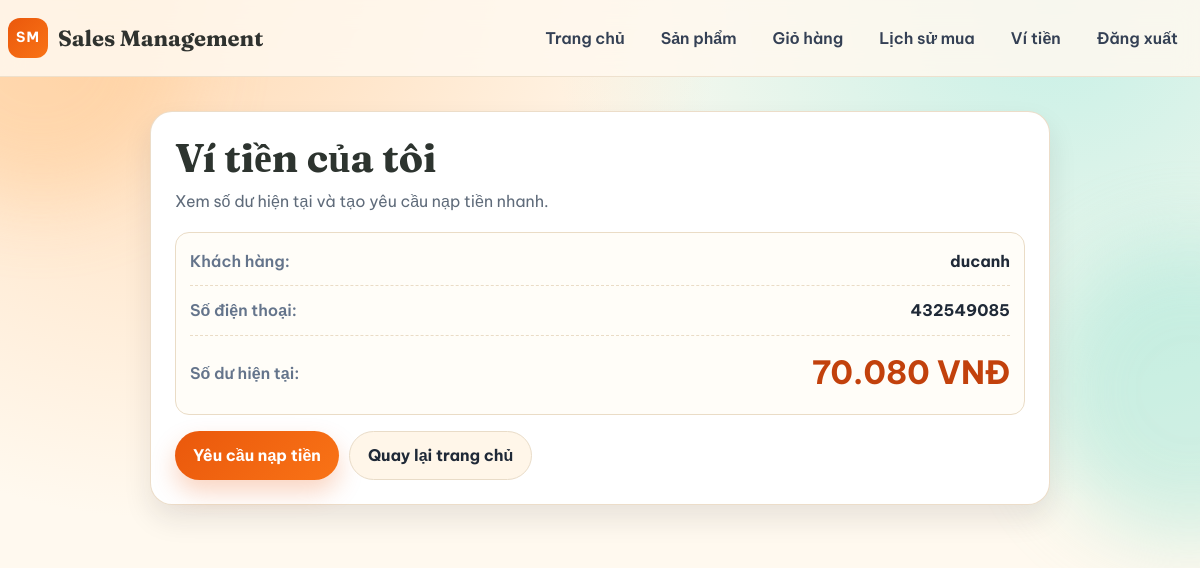
Before: /wallet/ (signed in) with the older database file.
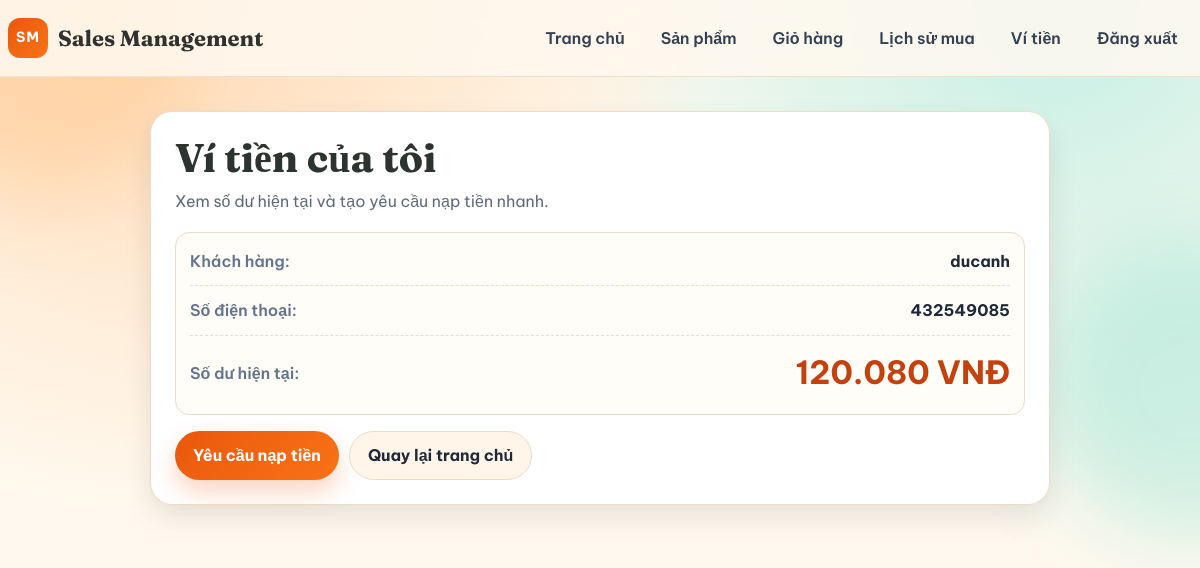
After: the same page with the newer database file.
### accounts/models.py (models this page shows, shortened)
class Wallet(models.Model):
    customer = models.OneToOneField(Customer, on_delete=models.CASCADE, related_name='wallet')
    balance = models.PositiveBigIntegerField(default=0)

### accounts/views.py (the view)
# urls.py: path('wallet/', WalletView.as_view(), name='wallet'),
class WalletView(View):
    template_name = 'wallet/wallet.html'
    def get(self, request):
        if not request.user.is_authenticated:
            return redirect('login')
        if request.user.is_staff:
            return redirect('home')
        try:
            customer = request.user.customer_profile
            wallet = customer.wallet
        except Customer.DoesNotExist:
            messages.error(request, 'Không tìm thấy thông tin khách hàng.')
            return redirect('home')
        except Wallet.DoesNotExist:
            messages.error(request, 'Không tìm thấy ví tiền.')
            return redirect('home')
        return render(request, self.template_name, {
            'customer': customer,
            'wallet': wallet,
        })

### accounts/templatetags/currency.py (called while the page is built)
@register.filter(name='vnd')
def vnd(value):
    try:
        amount = int(value or 0)
    except (TypeError, ValueError):
        return '0'
    return f'{amount:,}'.replace(',', '.')

### templates/wallet/wallet.html (shortened to what this page needs)
{% load static currency %}
<!doctype html>
<html lang="vi">
  <head>
    <link rel="stylesheet" href="{% static 'css/page_theme.css' %}" />
    <link rel="stylesheet" href="{% static 'css/wallet.css' %}" />
  </head>
  <body>
    <div class="page-glow page-glow-left" aria-hidden="true"></div>
    <div class="page-glow page-glow-right" aria-hidden="true"></div>
    <header class="site-header">
      <div class="container nav-wrap">
        <a href="{% url 'home' %}" class="logo" aria-label="Sales Management Home">
          <span class="logo-mark">SM</span>
          <span class="logo-text">Sales Management</span>
        </a>
        <nav class="main-nav">
          <a href="{% url 'home' %}" class="nav-link">Trang chủ</a>
          <a href="{% url 'product_list' %}" class="nav-link">Sản phẩm</a>
          <a href="{% url 'cart' %}" class="nav-link">Giỏ hàng</a>
          <a href="{% url 'order_history' %}" class="nav-link">Lịch sử mua</a>
          <a href="{% url 'wallet' %}" class="nav-link">Ví tiền</a>
          <a href="{% url 'logout' %}" class="nav-link">Đăng xuất</a>
        </nav>
      </div>
    </header>
    <main class="wallet-page">
      <div class="container">
        <section class="page-card wallet-card">
          <div class="page-head">
            <h1>Ví tiền của tôi</h1>
            <p>Xem số dư hiện tại và tạo yêu cầu nạp tiền nhanh.</p>
          </div>
          <div class="wallet-info">
            <div class="info-row">
              <span class="label">Khách hàng:</span>
              <span class="value">{{ customer.fullName }}</span>
            </div>
            <div class="info-row">
              <span class="label">Số điện thoại:</span>
              <span class="value">{{ customer.phoneNumber }}</span>
            </div>
            <div class="info-row">
              <span class="label">Số dư hiện tại:</span>
              <span class="value balance">{{ wallet.balance|vnd }} VNĐ</span>
            </div>
          </div>
          <div class="wallet-actions">
            <a href="{% url 'topup_request_create' %}" class="btn btn-primary">Yêu cầu nạp tiền</a>
            <a href="{% url 'home' %}" class="btn btn-secondary">Quay lại trang chủ</a>
          </div>
        </section>
      </div>
    </main>
  </body>
</html>

Changed rows visible on the page:
changed Wallet: balance|vnd "70.080" → "120.080"
